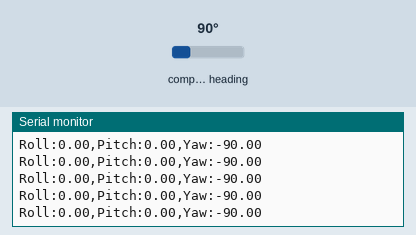
Recording of a sketch running on a simulated Arduino Uno, built with avr-gcc and run on an emulated ATmega328P. Parts: the last lines printed to the serial monitor. The test bench sets the inputs (shaded band); at power-on: compass heading 90°.

Above: at 2.2 s.
2.3 s: compass heading set to 7°
At 3.0 s:
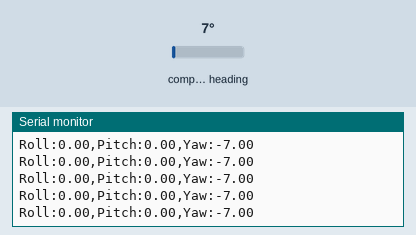
5.3 s: compass heading set to 90°
At 6.4 s:
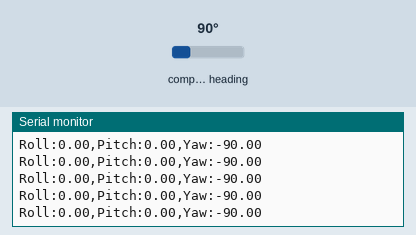
8.3 s: compass heading set to 269°
At 9.2 s:
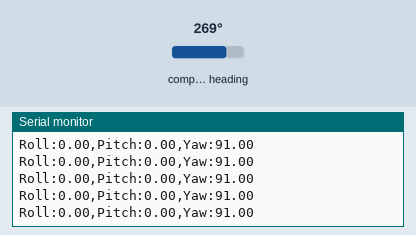
11.3 s: compass heading set to 180°
At 12.2 s:
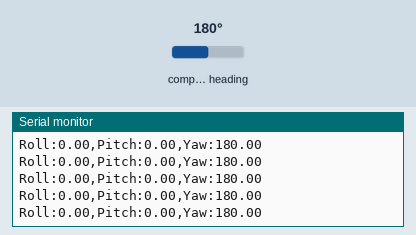
Timing chart, 0 to 14.3 s (numbered marks = the images above; inputs shaded):
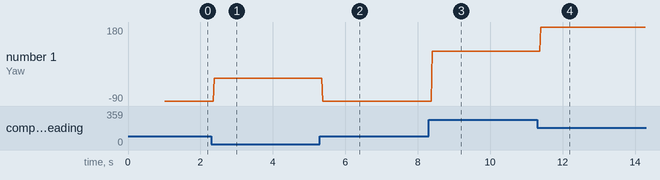

Measured:
- after the input at 2.3 s, the serial monitor: prints a new line after 0.08 s (image 1)
- after the input at 8.3 s, the serial monitor: prints a new line after 0.10 s (image 3)
- after the input at 11.3 s, the serial monitor: prints a new line after 0.10 s (image 4)
- plotted number 1: -90 → -7 after the input at 2.3 s, -90 → 91 after the input at 8.3 s, 91 → 180 after the input at 11.3 s

The sketch:

BNO_Output.ino
```cpp
#include <Wire.h>
#include <Adafruit_BNO055.h>
#include <Servo.h>
#include <math.h>

Adafruit_BNO055 bno = Adafruit_BNO055(55);
Servo tvcServoY, tvcServoX;

float RadToDegrees(float rad){
  return rad * 180/M_PI;
}

void quaternionToEuler(float w, float x, float y, float z, float &yaw, float &pitch, float &roll) {
  float sinr_cosp = 2 * (w * x + y * z);
  float cosr_cosp = 1 - 2 * (x * x + y * y);
  roll = atan2(sinr_cosp, cosr_cosp);

  float sinp = 2 * (w * y - z * x);
  pitch = fabs(sinp) >= 1 ? copysign(M_PI / 2, sinp) : asin(sinp);

  float siny_cosp = 2 * (w * z + x * y);
  float cosy_cosp = 1 - 2 * (y * y + z * z);
  yaw = atan2(siny_cosp, cosy_cosp);
}

void setup() {
  // put your setup code here, to run once:
    // put your setup code here, to run once:
  Serial.begin(9600);
  bno.begin();
  delay(1000);
  bno.setExtCrystalUse(true);
  Serial.println("Hell yeah");
}

void loop() {
  // put your main code here, to run repeatedly:
  imu::Quaternion quat = bno.getQuat();
  float roll, pitch, yaw;
  quaternionToEuler(quat.w(), quat.x(), quat.y(), quat.z(), yaw, pitch, roll);
  Serial.print("Roll:"); Serial.print(RadToDegrees(roll));
  Serial.print(",Pitch:"); Serial.print(RadToDegrees(pitch));
  Serial.print(",Yaw:"); Serial.println(RadToDegrees(yaw));
}
```
